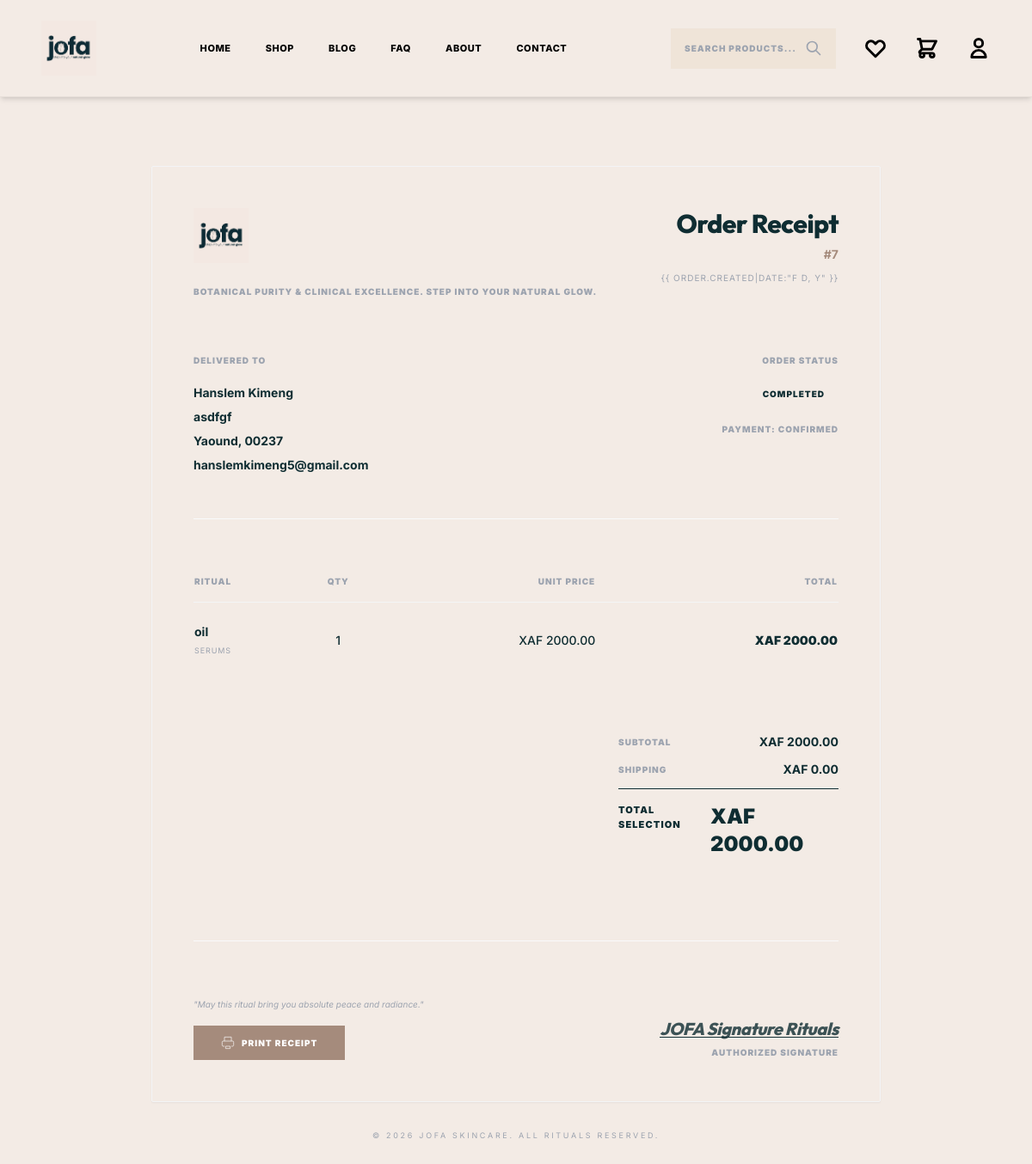
Screenshot of /orders/receipt/7/ (signed in) with the database file from the repository.
### orders/models.py (models this page shows, shortened)
class Order(models.Model):
    STATUS_CHOICES = [
        ('pending', 'Pending'),
        ('completed', 'Completed'),
        ('cancelled', 'Cancelled'),
    ]
    user = models.ForeignKey(User, on_delete=models.CASCADE, related_name='orders')
    first_name = models.CharField(max_length=50)
    last_name = models.CharField(max_length=50)
    email = models.EmailField()
    address = models.CharField(max_length=250)
    postal_code = models.CharField(max_length=20)
    city = models.CharField(max_length=100)
    phone_number = models.CharField(max_length=20, blank=True)
    created = models.DateTimeField(auto_now_add=True)
    updated = models.DateTimeField(auto_now=True)
    paid = models.BooleanField(default=False)
    status = models.CharField(max_length=20, choices=STATUS_CHOICES, default='pending')
    class Meta:
        ordering = ('-created',)
    def get_total_cost(self):
        return sum(item.get_cost() for item in self.items.all())

class OrderItem(models.Model):
    order = models.ForeignKey(Order, related_name='items', on_delete=models.CASCADE)
    product = models.ForeignKey(Product, related_name='order_items', on_delete=models.CASCADE)
    price = models.DecimalField(max_digits=10, decimal_places=2)
    quantity = models.PositiveIntegerField(default=1)
    def get_cost(self):
        return self.price * self.quantity

### products/models.py (models this page shows, shortened)
class Product(models.Model):
    SKIN_TYPE_CHOICES = [
        ('all', 'All Skin Types'),
        ('dry', 'Dry Skin'),
        ('oily', 'Oily Skin'),
        ('sensitive', 'Sensitive Skin'),
        ('combination', 'Combination Skin'),
    ]
    category = models.ForeignKey(Category, related_name='products', on_delete=models.CASCADE)
    name = models.CharField(max_length=200)
    slug = models.SlugField(unique=True, blank=True)
    image = models.ImageField(upload_to='products/', blank=True, null=True)
    price = models.DecimalField(max_digits=10, decimal_places=2)
    description = models.TextField()
    ingredients = models.TextField()
    skin_type = models.CharField(max_length=20, choices=SKIN_TYPE_CHOICES, default='all')
    stock = models.IntegerField(default=0)
    available = models.BooleanField(default=True)
    featured = models.BooleanField(default=False)
    created_at = models.DateTimeField(auto_now_add=True)
    updated_at = models.DateTimeField(auto_now=True)
    class Meta:
        ordering = ['-created_at']

class Category(models.Model):
    name = models.CharField(max_length=100)
    slug = models.SlugField(unique=True, blank=True)
    description = models.TextField(blank=True)
    class Meta:
        verbose_name_plural = "Categories"

### orders/views.py (the view)
# urls.py: path('receipt/<int:order_id>/', views.OrderDetailView.as_view(), name='order_detail'),
class OrderDetailView(LoginRequiredMixin, View):
    def get(self, request, order_id):
        order = get_object_or_404(Order, id=order_id, user=request.user)
        return render(request, 'orders/order_detail.html', {'order': order})

### orders/cart.py (called while the page is built)
    def __len__(self):
        return sum(item['quantity'] for item in self.cart.values())

### orders/context_processors.py (called while the page is built)
def cart(request):
    return {'cart': Cart(request)}

### templates/orders/order_detail.html (shortened to what this page needs)
{% extends 'base.html' %}
{% load static %}
{% block content %}
<section class="py-20 bg-jofa-beige min-h-screen relative overflow-hidden">
    <div class="container mx-auto px-6 max-w-4xl relative z-10">
        <div class="bg-jofa-beige p-12 shadow-sm border border-gray-100 rounded-sm">
            <div class="flex justify-between items-start mb-16">
                <div>
                    <img src="{% static 'images/logo.jpg' %}" alt="JOFA Logo" class="h-16 w-auto mb-6">
                    <p class="text-[10px] uppercase tracking-widest font-black text-gray-400">Botanical Purity &
                        Clinical Excellence. Step Into Your Natural Glow.</p>
                </div>
                <div class="text-right">
                    <h1 class="text-3xl serif text-jofa-onyx mb-2">Order Receipt</h1>
                    <p class="text-sm font-bold text-jofa-gold">#{{ order.id }}</p>
                    <p class="text-[10px] uppercase tracking-widest text-gray-400 mt-2">{{ order.created|date:"F d, Y"
                        }}</p>
                </div>
            </div>
            <div class="grid grid-cols-2 gap-12 mb-16 border-b border-gray-50 pb-12">
                <div>
                    <h4 class="text-[10px] uppercase tracking-widest font-black text-gray-400 mb-4">Delivered To</h4>
                    <p class="text-sm font-bold text-jofa-onyx leading-loose">
                        {{ order.first_name }} {{ order.last_name }}<br>
                        {{ order.address }}<br>
                        {{ order.city }}, {{ order.postal_code }}<br>
                        {{ order.email }}<br>
                    </p>
                </div>
                <div class="text-right">
                    <h4 class="text-[10px] uppercase tracking-widest font-black text-gray-400 mb-4">Order Status</h4>
                    <span class="text-[10px] uppercase tracking-widest font-black bg-jofa-beige px-4 py-2 inline-block">
                        {{ order.get_status_display }}
                    </span>
                    <p class="mt-4 text-[10px] uppercase tracking-widest font-black text-gray-400">Payment: {% if order.paid %}Confirmed{% else %}Pending{% endif %}</p>
                </div>
            </div>
            <div class="mb-16">
                <table class="w-full text-left">
                    <thead>
                        <tr class="border-b border-gray-100">
                            <th class="pb-4 text-[10px] uppercase tracking-widest font-black text-gray-400">Ritual</th>
                            <th class="pb-4 text-[10px] uppercase tracking-widest font-black text-gray-400 text-center">
                                Qty</th>
                            <th class="pb-4 text-[10px] uppercase tracking-widest font-black text-gray-400 text-right">
                                Unit Price</th>
                            <th class="pb-4 text-[10px] uppercase tracking-widest font-black text-gray-400 text-right">
                                Total</th>
                        </tr>
                    </thead>
                    <tbody class="divide-y divide-gray-50">
                        {% for item in order.items.all %}
                        <tr>
                            <td class="py-6">
                                <p class="text-sm font-bold text-jofa-onyx">{{ item.product.name }}</p>
                                <p class="text-[9px] text-gray-400 uppercase tracking-widest mt-1">
                                    {{item.product.category.name }}</p>
                            </td>
                            <td class="py-6 text-center text-sm font-medium text-jofa-onyx">{{ item.quantity }}</td>
                            <td class="py-6 text-right text-sm font-medium text-jofa-onyx">XAF {{ item.price }}</td>
                            <td class="py-6 text-right text-sm font-black text-jofa-onyx">XAF {{ item.get_cost }}</td>
                        </tr>
                        {% endfor %}
                    </tbody>
                </table>
            </div>
            <div class="flex flex-col items-end space-y-3 mb-24">
                <div class="flex justify-between w-64 text-sm">
                    <span class="text-gray-400 uppercase tracking-widest text-[10px] font-black">Subtotal</span>
                    <span class="font-bold">XAF {{ order.get_total_cost }}</span>
                </div>
                <div class="flex justify-between w-64 text-sm">
                    <span class="text-gray-400 uppercase tracking-widest text-[10px] font-black">Shipping</span>
                    <span class="font-bold">XAF 0.00</span>
                </div>
                <div class="flex justify-between w-64 pt-4 border-t border-jofa-onyx">
                    <span class="text-jofa-onyx uppercase tracking-widest text-[11px] font-black">Total Selection</span>
                    <span class="text-2xl font-black text-jofa-onyx">XAF {{ order.get_total_cost }}</span>
                </div>
            </div>
            <div class="border-t border-gray-50 pt-16 flex flex-col md:flex-row justify-between items-end">
                <div class="text-left mb-8 md:mb-0">
                    <p class="text-[10px] text-gray-400 italic mb-4">"May this ritual bring you absolute peace and
                        radiance."</p>
                    <button onclick="window.print()"
                        class="no-print btn-gold px-6 md:px-8 py-3 text-[10px] uppercase tracking-widest font-black inline-flex items-center">
                        <svg class="w-4 h-4 mr-2" fill="none" stroke="currentColor" viewBox="0 0 24 24">
                            <path
                                d="M6 9V2h12v7M6 18H4a2 2 0 01-2-2v-5a2 2 0 012-2h16a2 2 0 012 2v5a2 2 0 01-2 2h-2m-2 4h-8v-4h8v4z" />
                        </svg>
                        Print Receipt
                    </button>
                </div>
                <div class="text-right min-w-[200px]">
                    {% if order.status == 'completed' %}
                    <div class="mb-2">
                        <p class="serif text-xl text-jofa-onyx italic mb-[-5px] opacity-80">JOFA Signature Rituals</p>
                        <div class="h-[1px] bg-jofa-onyx w-full"></div>
                    </div>
                    <p class="text-[10px] uppercase tracking-widest font-black text-gray-400">Authorized Signature</p>
                    {% else %}
                    <div class="h-10"></div>
                    <div class="h-[1px] bg-gray-100 w-full mb-2"></div>
                    <p class="text-[10px] uppercase tracking-widest font-black text-gray-200">Pending Authorization</p>
                    {% endif %}
                </div>
            </div>
        </div>
        <div class="mt-8 text-center text-[9px] text-gray-400 uppercase tracking-[0.3em] no-print">
            &copy; 2026 JOFA Skincare. All Rituals Reserved.
        </div>
    </div>
</section>
{% endblock %}

### templates/base.html (style rules this page uses)
body { font-family: 'Inter', sans-serif; background-color: #F3EBE5; color: #0F2D32; font-weight: 400; }
h1, h2, h3, .serif { font-family: 'Outfit', sans-serif; font-weight: 800; color: #0F2D32; letter-spacing: -0.02em; }
p { line-height: 1.8; color: #2D4F52; font-weight: 400; }
.btn-gold { background-color: #A58B7C; color: #FFFFFF; font-weight: 700; transition: all 0.3s ease; letter-spacing: 0.1em; }
.btn-gold { background-color: #A58B7C; color: #FFFFFF; padding: 1rem 3rem; display: inline-block; text-align: center; white-space: nowrap; transition: all 0.5s cubic-bezier(0.4, 0, 0.2, 1); position: relative; overflow: hidden; z-index: 1; }
.btn-gold::before { content: ''; position: absolute; top: 0; left: -100%; width: 100%; height: 100%; background: linear-gradient(90deg, transparent, rgba(255, 255, 255, 0.2), transparent); transition: left 0.7s; z-index: -1; }

### rows the page displays
Order: id "7", first_name "Hanslem", last_name "Kimeng", address "asdfgf", city "Yaound", postal_code "00237", email "hanslemkimeng5@gmail.com", status "COMPLETED", get_total_cost "2000.00"
OrderItem: product.name "oil", product.category.name "SERUMS", quantity "1", price "2000.00", get_cost "2000.00"
